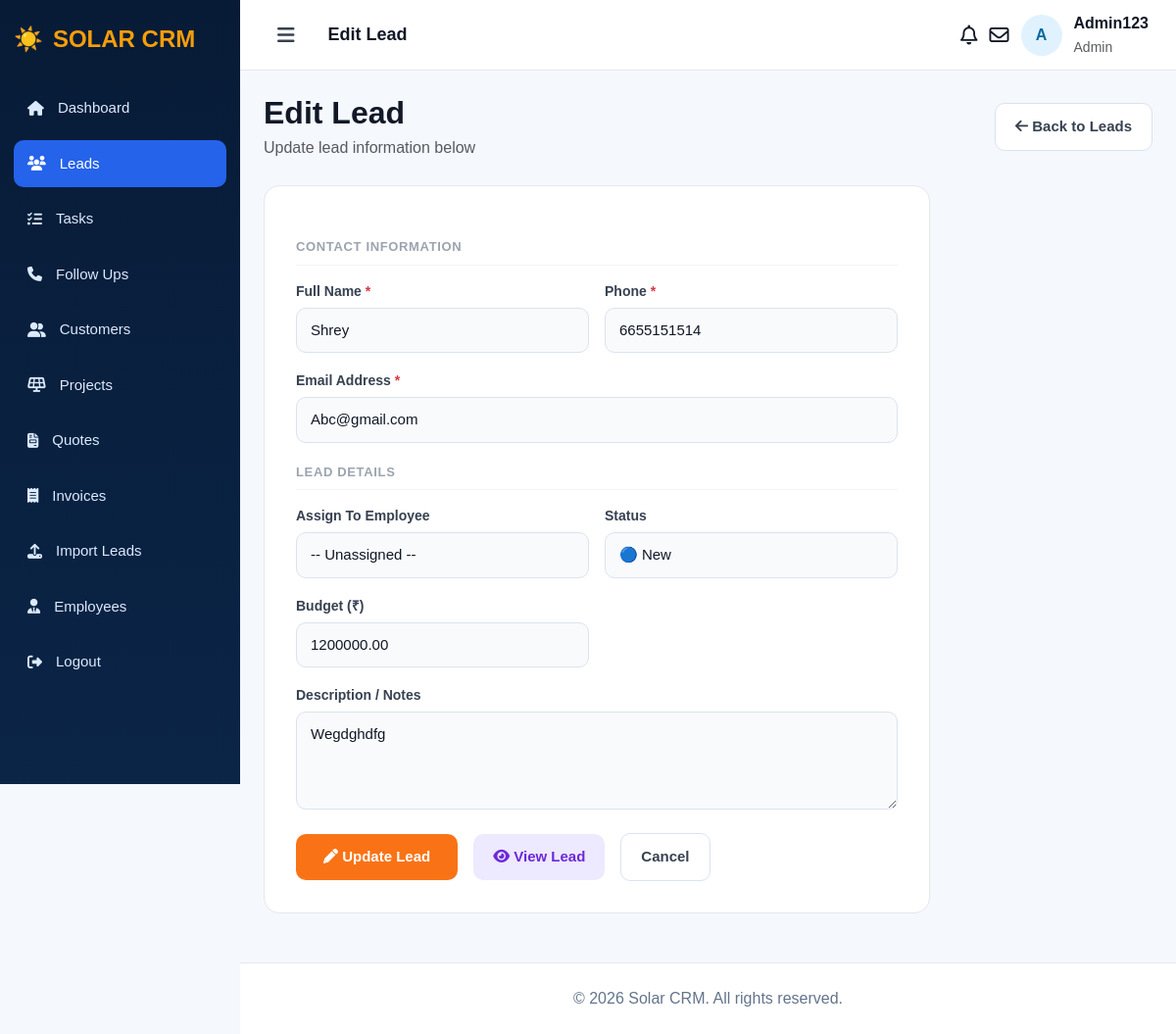
The page /edit-lead/3/ (signed in) on the database as committed earlier.
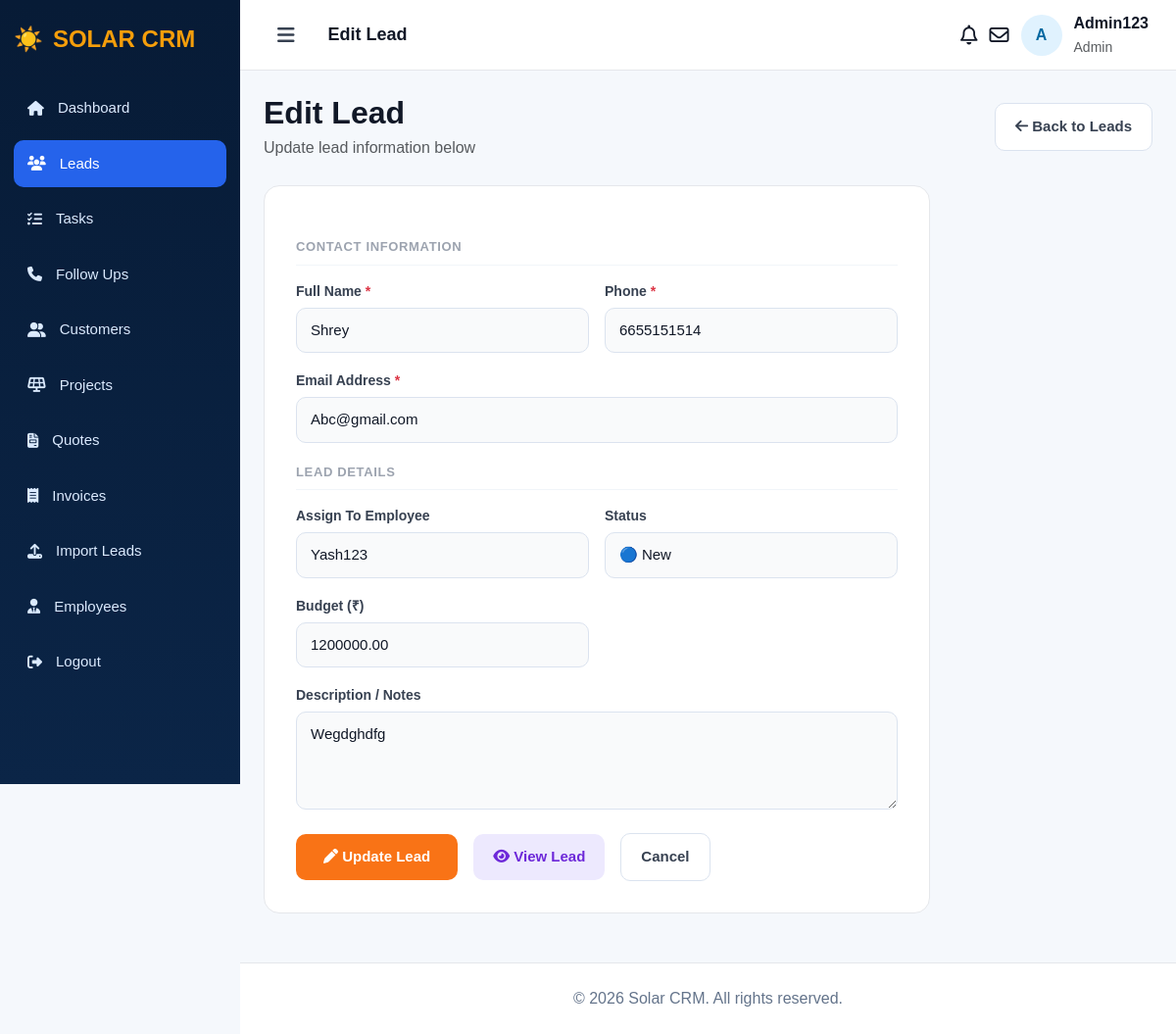
The same page on the database as committed later.
### app/models.py (models this page shows, shortened)
class Lead(models.Model):
    STATUS_CHOICES = [
        ('New', 'New'),
        ('Contacted', 'Contacted'),
        ('Qualified', 'Qualified'),
        ('Proposal', 'Proposal'),
        ('Won', 'Won'),
        ('Lost', 'Lost'),
    ]
    name = models.CharField(max_length=100)
    email = models.EmailField()
    phone = models.CharField(max_length=15)
    description = models.TextField(blank=True, null=True)
    status = models.CharField(max_length=50, choices=STATUS_CHOICES, default='New')
    budget = models.DecimalField(max_digits=12, decimal_places=2, default=0)
    created_at = models.DateTimeField(auto_now_add=True)
    assigned_to = models.ForeignKey(User, on_delete=models.SET_NULL, null=True, blank=True, related_name='assigned_leads')

### app/views.py (the view, shortened to what this page needs)
# urls.py: path('edit-lead/<int:id>/', views.edit_lead, name='edit_lead'),
@login_required
def edit_lead(request, id):
    lead = get_object_or_404(Lead, id=id)
    if not request.user.is_superuser and lead.assigned_to != request.user:
        messages.error(request, "You don't have access to this lead")
        return redirect('leads')
    employees = User.objects.filter(is_superuser=False, is_active=True)
    return render(request, 'lead_form.html', {
        'lead': lead,
        'title': 'Edit Lead',
        'employees': employees
    })

### app/templates/lead_form.html (shortened to what the changed rows need)
<!DOCTYPE html>
<html>
<head>
    <link href="https://cdn.jsdelivr.net/npm/bootstrap@5.3.0/dist/css/bootstrap.min.css" rel="stylesheet">
    <link href="https://cdnjs.cloudflare.com/ajax/libs/font-awesome/6.5.1/css/all.min.css" rel="stylesheet">
</head>
<body>
<div class="main">
    <div class="content">
        <div class="page-header">
            <div>
                <h2>{{ title }}</h2>
            </div>
        </div>
        <div class="form-card">
            <form method="POST">
                <div class="row g-3">
                    <div class="col-md-6">
                        <label class="form-label">Full Name <span class="text-danger">*</span></label>
                        <input type="text" name="name" class="form-control"
                               placeholder="e.g. Ramesh Patel"
                               value="{{ lead.name|default:'' }}" required>
                    </div>
                    <div class="col-md-6">
                        <label class="form-label">Phone <span class="text-danger">*</span></label>
                        <input type="text" name="phone" class="form-control"
                               placeholder="e.g. 9876543210"
                               value="{{ lead.phone|default:'' }}" required>
                    </div>
                </div>
                <div class="mt-3">
                    <label class="form-label">Email Address <span class="text-danger">*</span></label>
                    <input type="email" name="email" class="form-control"
                           placeholder="e.g. ramesh@example.com"
                           value="{{ lead.email|default:'' }}" required>
                </div>
<div class="row g-3">
    {% if request.user.is_superuser %}
    <div class="col-md-6">
        <label class="form-label">Assign To Employee</label>
        <select name="assigned_to" class="form-select">
            <option value="">-- Unassigned --</option>
            {% for emp in employees %}
            <option value="{{ emp.id }}"
                {% if lead.assigned_to_id == emp.id %}selected{% endif %}>
                {{ emp.username }}
            </option>
            {% endfor %}
        </select>
    </div>
    {% endif %}
    <div class="col-md-6">
        <label class="form-label">Status</label>
                        <select name="status" class="form-select">
                            <option value="New"       {% if lead.status == "New" %}selected{% endif %}>🔵 New</option>
                        </select>
                    </div>
                    <div class="col-md-6">
                        <label class="form-label">Budget (₹)</label>
                        <input type="number" name="budget" class="form-control"
                               placeholder="e.g. 150000"
                               value="{{ lead.budget|default:'' }}">
                    </div>
                </div>
                <div class="mt-3">
                    <label class="form-label">Description / Notes</label>
                    <textarea name="description" class="form-control"
                              placeholder="Any notes about this lead...">{{ lead.description|default:'' }}</textarea>
                </div>
            </form>
        </div>
    </div>
</div>
</body>
</html>

Rows that differ between the two databases and show on the page:
changed Lead "Shrey": assigned_to (not shown) → "Yash123"
Other text that changed with them:
form field assigned_to: "-- Unassigned --" → (not shown)
